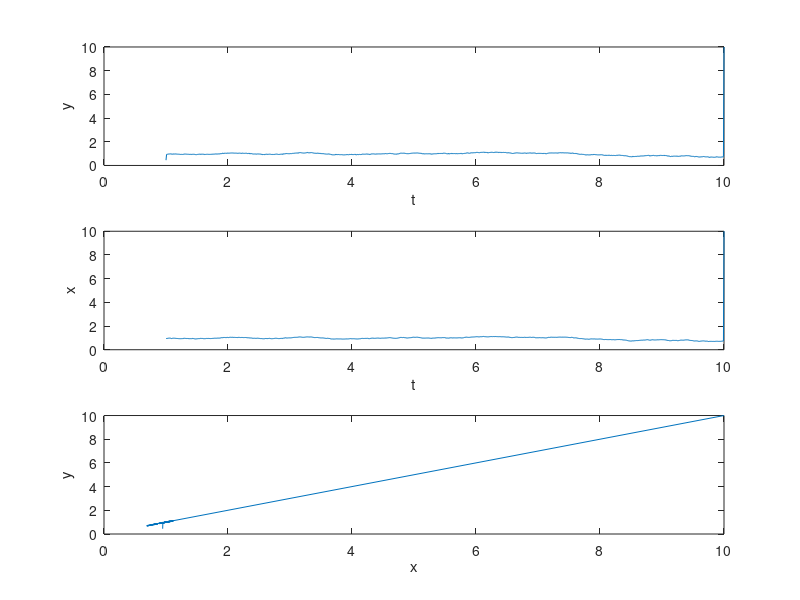

Write MATLAB code to recreate this figure.
v = linspace(1,10,1000);
w = linspace(1,10,1000);
tticks = linspace(1,10,1000);
flag = length(tticks) - 1;
xticks = linspace(1,10,1000);
yticks = linspace(1,10,1000);
A = 1;
xticks(1) = rand;
yticks(1) = rand;
for i = 2:flag
    yticks(i) = xticks(i - 1) + normrnd(0, 0.01);
    xticks(i) = xticks(i - 1) + normrnd(0, 0.01);    
end

ax1 = subplot(3,1,1);
plot(tticks, yticks);
xlabel(ax1,'t');
ylabel(ax1,'y');
subplot(3,1,2);

ax2 = subplot(3,1,2);
plot(tticks, xticks);
xlabel(ax2,'t');
ylabel(ax2,'x');

ax3 = subplot(3,1,3);
plot(xticks, yticks);
xlabel(ax3,'x');
ylabel(ax3,'y');